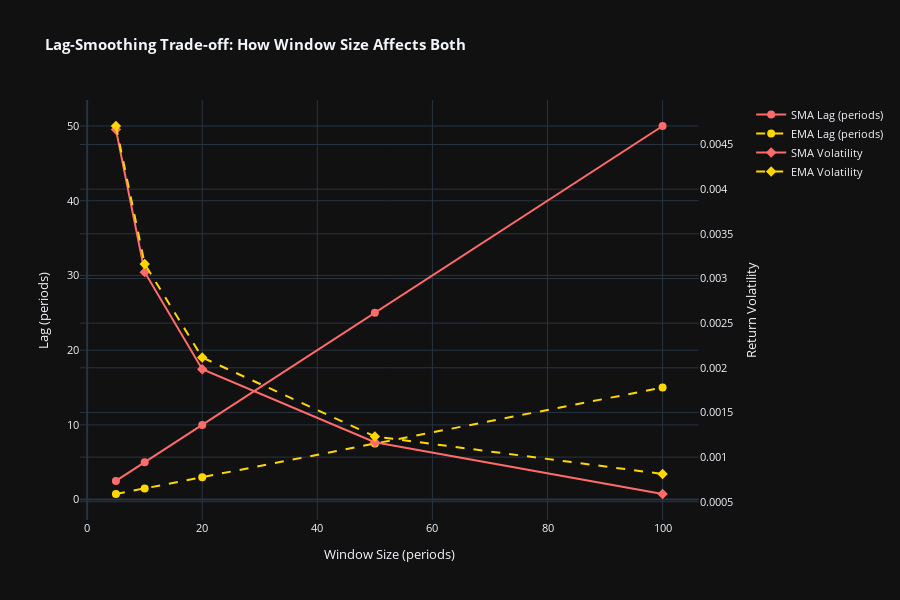

The notebook cell saved with this chart:
### Markdown cell above
## Visualizing Lag-Smoothing Trade-off

Create a dual-axis plot showing how lag and smoothing evolve with window size.

### Code cell
# Create trade-off visualization
fig = make_subplots(specs=[[{"secondary_y": True}]])

# Add lag lines
fig.add_trace(
    go.Scatter(
        x=lag_df['Window'],
        y=lag_df['SMA_Lag'],
        mode='lines+markers',
        name='SMA Lag (periods)',
        line=dict(color='#FF6B6B', width=2),
        marker=dict(size=8),
        hovertemplate='<b>Window:</b> %{x}<br><b>Lag:</b> %{y:.1f} periods<extra></extra>'
    ),
    secondary_y=False
)

fig.add_trace(
    go.Scatter(
        x=lag_df['Window'],
        y=lag_df['EMA_Lag'],
        mode='lines+markers',
        name='EMA Lag (periods)',
        line=dict(color='#FFD700', width=2, dash='dash'),
        marker=dict(size=8),
        hovertemplate='<b>Window:</b> %{x}<br><b>Lag:</b> %{y:.1f} periods<extra></extra>'
    ),
    secondary_y=False
)

# Add smoothing lines
fig.add_trace(
    go.Scatter(
        x=smooth_df['Window'],
        y=smooth_df['SMA_Vol'],
        mode='lines+markers',
        name='SMA Volatility',
        line=dict(color='#FF6B6B', width=2),
        marker=dict(size=8, symbol='diamond'),
        hovertemplate='<b>Window:</b> %{x}<br><b>Volatility:</b> %{y:.6f}<extra></extra>'
    ),
    secondary_y=True
)

fig.add_trace(
    go.Scatter(
        x=smooth_df['Window'],
        y=smooth_df['EMA_Vol'],
        mode='lines+markers',
        name='EMA Volatility',
        line=dict(color='#FFD700', width=2, dash='dash'),
        marker=dict(size=8, symbol='diamond'),
        hovertemplate='<b>Window:</b> %{x}<br><b>Volatility:</b> %{y:.6f}<extra></extra>'
    ),
    secondary_y=True
)

fig.update_layout(
    title='<b>Lag-Smoothing Trade-off: How Window Size Affects Both</b>',
    height=600,
    hovermode='x unified',
    template='plotly_dark',
    font=dict(size=11)
)

fig.update_xaxes(title_text='Window Size (periods)')
fig.update_yaxes(title_text='Lag (periods)', secondary_y=False)
fig.update_yaxes(title_text='Return Volatility', secondary_y=True)

fig.show()

### Figure 1 — Plotly figure (JSON) as saved in the notebook; plotly's stock layout.template omitted (floating-point values rounded to 4 significant figures)
{"data": [{"hovertemplate": "<b>Window:</b> %{x}<br><b>Lag:</b> %{y:.1f} periods<extra></extra>", "line": {"color": "#FF6B6B", "width": 2}, "marker": {"size": 8}, "mode": "lines+markers", "name": "SMA Lag (periods)", "type": "scatter", "x": [5, 10, 20, 50, 100], "xaxis": "x", "y": [2.5, 5.0, 10.0, 25.0, 50.0], "yaxis": "y"}, {"hovertemplate": "<b>Window:</b> %{x}<br><b>Lag:</b> %{y:.1f} periods<extra></extra>", "line": {"color": "#FFD700", "dash": "dash", "width": 2}, "marker": {"size": 8}, "mode": "lines+markers", "name": "EMA Lag (periods)", "type": "scatter", "x": [5, 10, 20, 50, 100], "xaxis": "x", "y": [0.75, 1.5, 3.0, 7.5, 15.0], "yaxis": "y"}, {"hovertemplate": "<b>Window:</b> %{x}<br><b>Volatility:</b> %{y:.6f}<extra></extra>", "line": {"color": "#FF6B6B", "width": 2}, "marker": {"size": 8, "symbol": "diamond"}, "mode": "lines+markers", "name": "SMA Volatility", "type": "scatter", "x": [5, 10, 20, 50, 100], "xaxis": "x", "y": [0.004669, 0.003071, 0.001984, 0.001166, 0.0005868], "yaxis": "y2"}, {"hovertemplate": "<b>Window:</b> %{x}<br><b>Volatility:</b> %{y:.6f}<extra></extra>", "line": {"color": "#FFD700", "dash": "dash", "width": 2}, "marker": {"size": 8, "symbol": "diamond"}, "mode": "lines+markers", "name": "EMA Volatility", "type": "scatter", "x": [5, 10, 20, 50, 100], "xaxis": "x", "y": [0.004708, 0.003163, 0.002116, 0.001231, 0.0008112], "yaxis": "y2"}], "layout": {"font": {"size": 11}, "height": 600, "hovermode": "x unified", "title": {"text": "<b>Lag-Smoothing Trade-off: How Window Size Affects Both</b>"}, "xaxis": {"anchor": "y", "domain": [0, 0.94], "title": {"text": "Window Size (periods)"}}, "yaxis": {"anchor": "x", "domain": [0, 1], "title": {"text": "Lag (periods)"}}, "yaxis2": {"anchor": "x", "overlaying": "y", "side": "right", "title": {"text": "Return Volatility"}}}}
